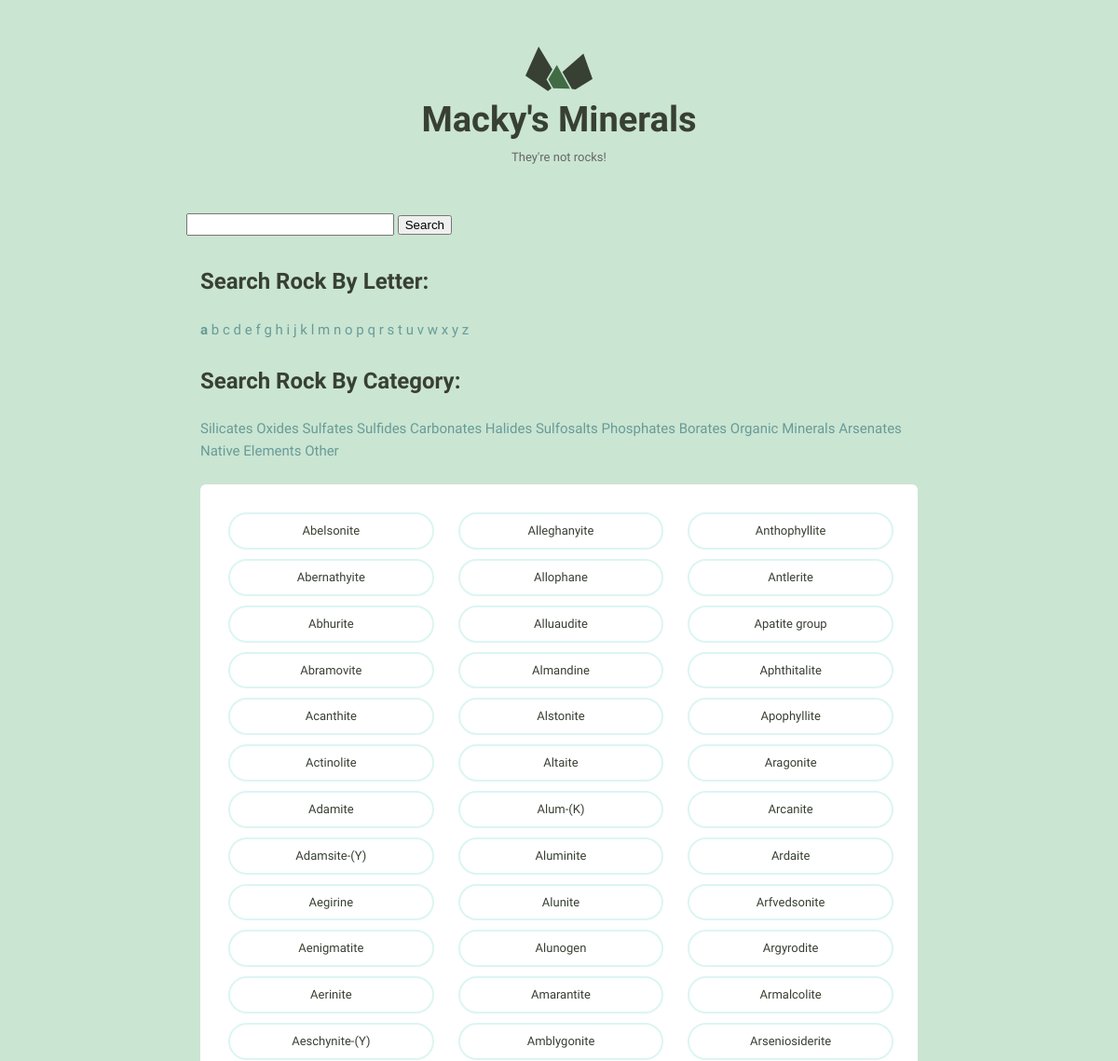
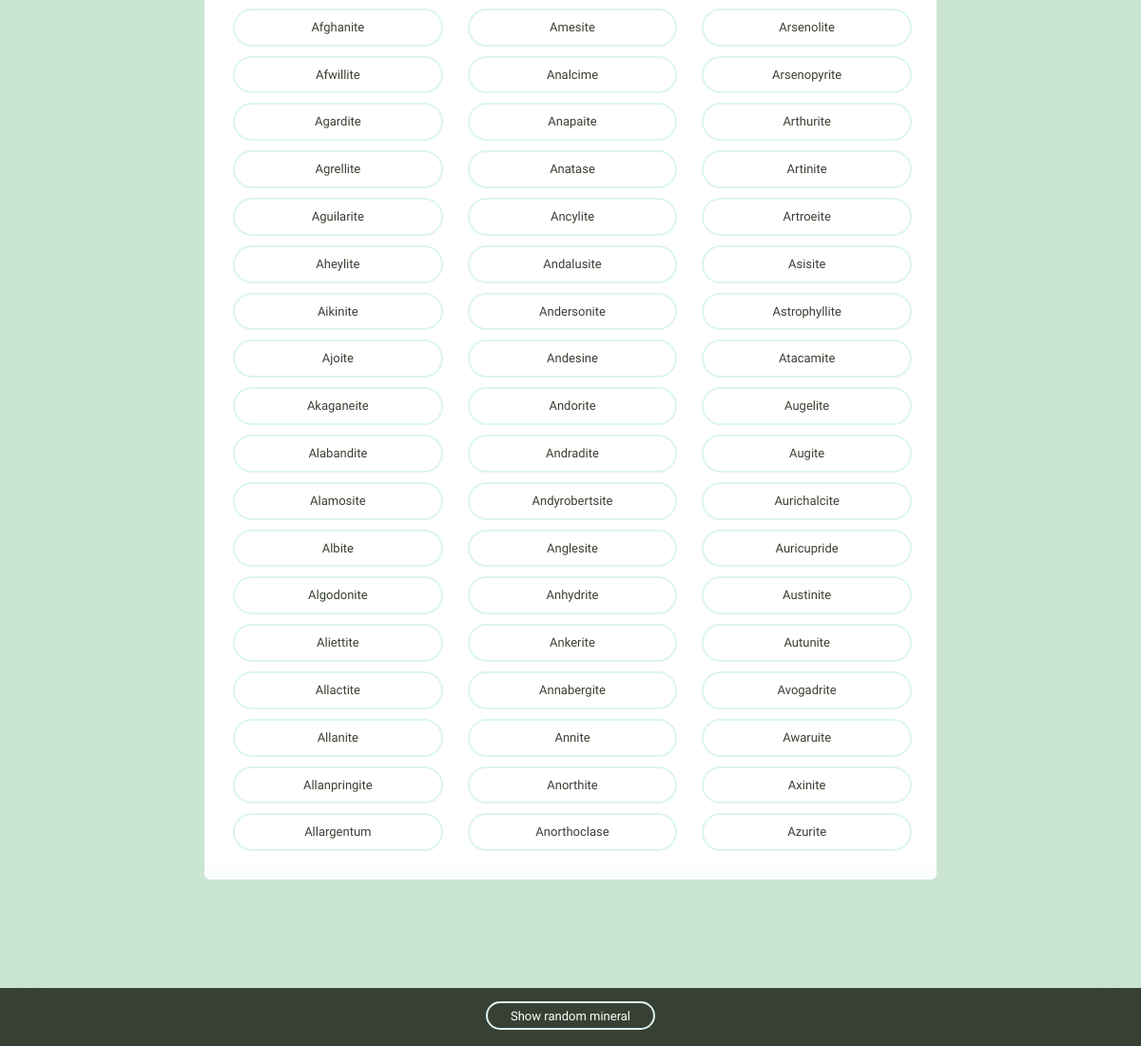
/minerals/a/, run on an earlier commit of the app's database (2 pictures, top to bottom).
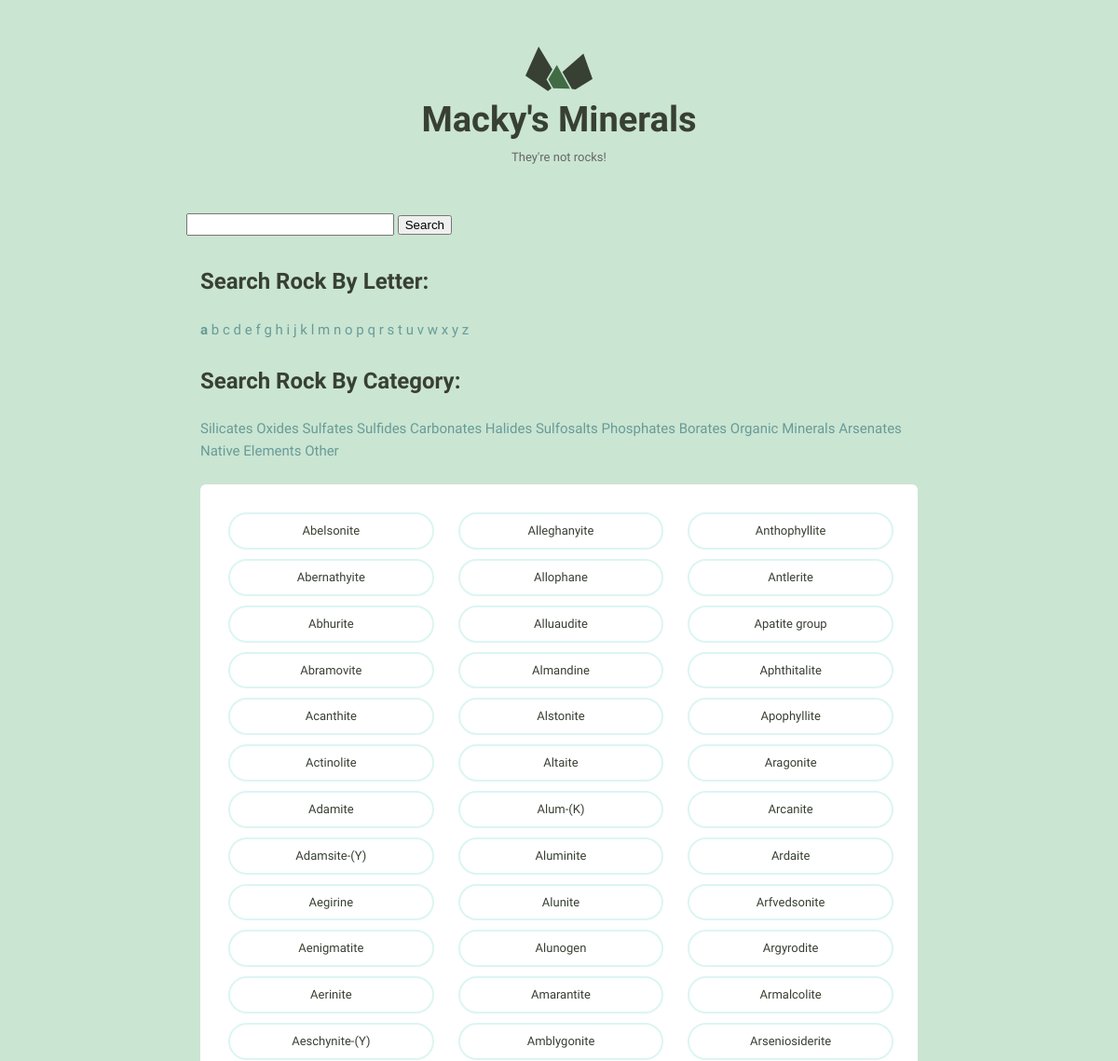
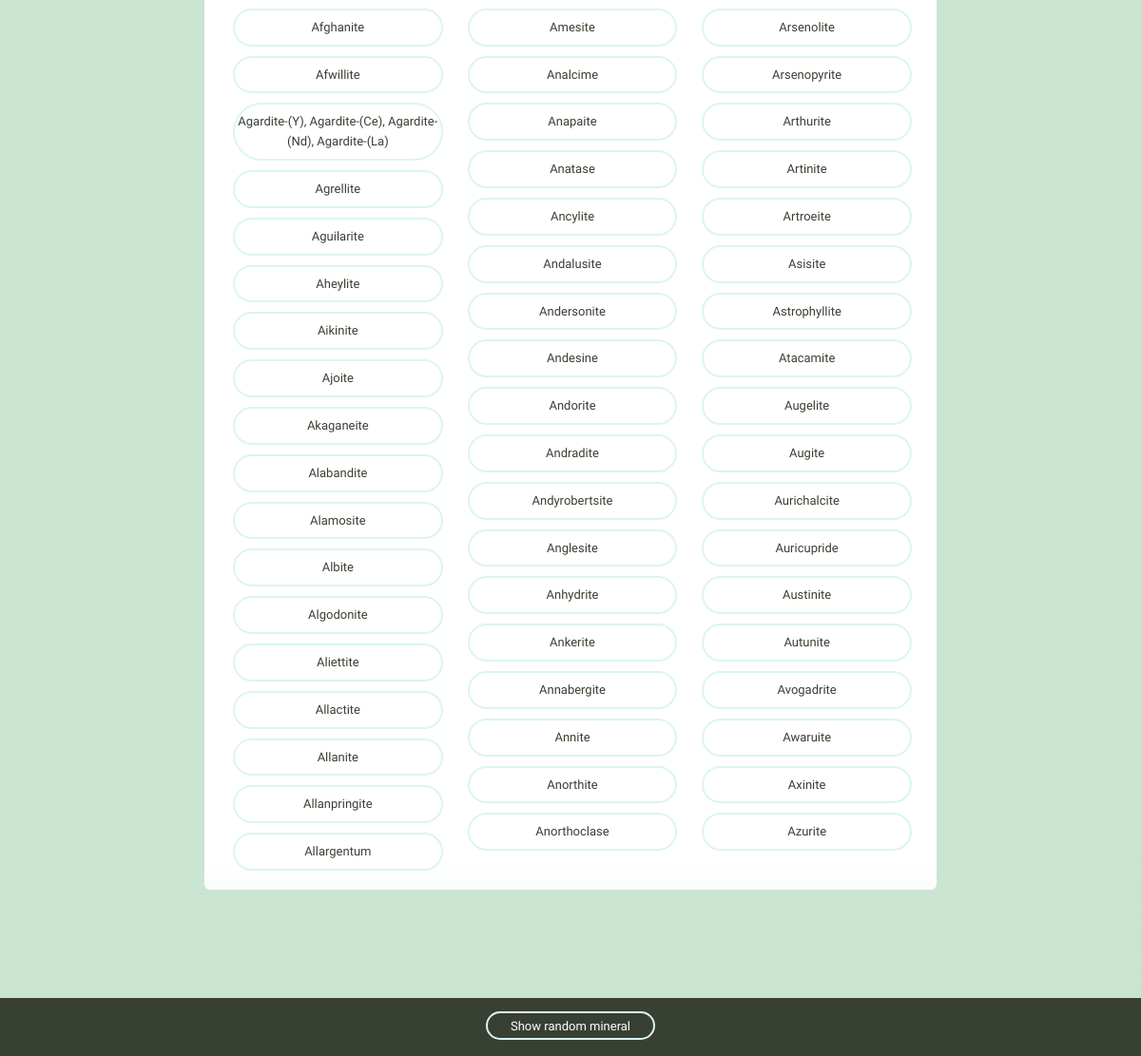
And on a later commit of the database (2 pictures, top to bottom).
### minerals/models.py (models this page shows, shortened)
class Mineral(models.Model):
    name = models.CharField(max_length=100, unique=True)
    image_filename = models.CharField(max_length=255)
    image_caption = models.CharField(max_length=255)
    category = models.CharField(max_length=255)
    formula = models.CharField(max_length=255)
    strunz_classification = models.CharField(max_length=255)
    crystal_system = models.CharField(max_length=255)
    unit_cell = models.CharField(max_length=255)
    color = models.CharField(max_length=255)
    crystal_symmetry = models.CharField(max_length=255)
    cleavage = models.CharField(max_length=255)
    mohs_scale_hardness = models.CharField(max_length=255)
    luster = models.CharField(max_length=255)
    streak = models.CharField(max_length=255)
    diaphaneity = models.CharField(max_length=255)
    optical_properties = models.CharField(max_length=255)
    refractive_index = models.CharField(max_length=755)
    crystal_habit = models.CharField(max_length=255)
    specific_gravity = models.CharField(max_length=255)
    group = models.CharField(max_length=255)
    class Meta:
        ordering = ['name',]

### minerals/views.py (the view)
# urls.py: url(r'^(?P<letter>[a-zA-Z])/$', views.mineral_letter, name='letter'),
def mineral_letter(request, letter):
    minerals = Mineral.objects.filter(name__istartswith=letter.lower())
    return render(request, 'minerals/mineral_list.html', {'minerals': minerals, 'active_letter':letter})

### minerals/templatetags/mineral_extras.py (called while the page is built)
@register.inclusion_tag('minerals/mineral_nav.html')
def nav_minerals_list():
    return {'groups': groups}

### minerals/templates/minerals/mineral_list.html
{% extends "layout.html" %}
{% load static from staticfiles %}
{% block content %}
<div class="grid-100">
    <ul class="minerals__container">
    {% for mineral in minerals %}
        <li class="minerals__item">
          <a class="minerals__anchor" href="{% url 'minerals:detail' pk=mineral.pk %}">{{ mineral.name }} </a>
        </li>
    {% endfor %}
      </ul>
    </div>
{%endblock%}

### templates/layout.html (shortened to what this page needs)
{% load static from staticfiles %}
{% load mineral_extras %}
<html lang="en">
<head>
  <link rel="stylesheet" href="{% static 'css/global.css' %}">
</head>
<body>
  <div class="bounds">
    <div class="grid-100">
      <a href="/">
        <h1 class="logo__name text-centered">Macky's Minerals</h1>
      </a>
      <p class="logo__text text-centered">They're not rocks!</p>
    </div>
    <nav class="top-bar" role="navigation">
       <section class="top-bar-left">
          <form action="{% url 'minerals:search' %}" method="GET">
            <input type="search" name="q">
            <button type="button" class="secondary small button">Search</button>
                </form>
       </section>
    </nav>
    <div class="grid-100">
      <h2>Search Rock By Letter:</h2>
      {% for letter in "abcdefghijklmnopqrstuvwxyz" %}
        {% if letter == active_letter %}
      <strong><a href="{% url 'minerals:letter' letter=letter %}">{{ letter }}</a></strong>
        {% else %}
        <a href="{% url 'minerals:letter' letter=letter %}">{{ letter }}</a>
        {% endif %}
      {% endfor %}
      <br>
      <br>
    </div>
    <div class="grid-100">
      <h2>Search Rock By Category:</h2>
      {% nav_minerals_list %}
      <br>
      <br>
    </div>
    <div>
   {% block content %}{% endblock %}
    </div>
  </div>
  <div class="minerals__random">
    <a class="minerals__anchor" href="">Show random mineral</a>
  </div>
</body>
</html>

### minerals/templates/minerals/mineral_nav.html
{% for group in groups %}
    <a href="{% url 'minerals:groups' group=group%}">{{ group }}</a>
{% endfor %}

### assets/css/global.css (style rules this page uses)
html { font-family: sans-serif; -ms-text-size-adjust: 100%; -webkit-text-size-adjust: 100%; }
body { margin: 0; }
article, aside, details, figcaption, figure, footer, header, hgroup, main, menu, nav, section, summary { display: block; }
a { background-color: transparent; }
h1 { font-size: 2em; margin: 0.67em 0; }
svg:not(:root) { overflow: hidden; }
input { color: inherit; font: inherit; margin: 0; }
input { line-height: normal; }
input[type="search"] { -webkit-appearance: textfield; -moz-box-sizing: content-box; -webkit-box-sizing: content-box; box-sizing: content-box; }
html { font-size: 62.5%; }
body { background-color: #CAE5D2; font-size: 1.5em; line-height: 1.6; font-weight: 400; font-family: "Cousine"; color: #666; }
.bounds { max-width: 800px; margin: 0 auto; padding: 50px 0 150px; overflow: hidden; }
.grid, .grid-5, .grid-10, .grid-15, .grid-20, .grid-25, .grid-30, .grid-33, .grid-35, .grid-40, .grid-45, .grid-50, .grid-55, .grid-60, .grid-65, .grid-66, .grid-70, .grid-75, .grid-80, .grid-90, .grid-95, .grid-100 { float: left; box-sizing: border-box; position: relative; }
.grid-100 { width: 100%; padding: 0 15px; }
h1, h2, h3, h4, h5, h6 { margin-top: 0; margin-bottom: 2rem; font-weight: bold; font-family: "Work Sans", sans-serif; color: #384033; }
h1 { font-size: 3.8rem; }
h2 { font-size: 2.4rem; }
@media (min-width: 550px) { h1 { font-size: 3.8rem; } }
@media (min-width: 550px) { h2 { font-size: 2.4rem; } }
p { margin-top: 0; font-size: 1.6rem; }
a { color: #689b98; text-decoration: none; -webkit-transition: color 0.2s; -moz-transition: color 0.2s; -ms-transition: color 0.2s; -o-transition: color 0.2s; transition: color 0.2s; }
ul { list-style: circle inside; padding-left: 0; margin-top: 0; }
li { margin-bottom: 1rem; font-size: 1.3rem; }
input { margin-bottom: 1.5rem; }
table, p, ul { margin-bottom: 2.5rem; }
.text-centered { text-align: center; }
.logo { display: block; fill: #384033; position: relative; margin: 0 auto; width: 72px; }
.logo__name { margin-bottom: 0; }
.logo__text { margin-bottom: 50px; font-size: 13px; }
.minerals__container { background-color: #fff; border-radius: 6px; list-style: none; padding: 30px 30px 20px 30px; -webkit-column-gap: 30px; -moz-column-gap: 30px; column-gap: 30px; }
@media (min-width: 640px) { .minerals__container { -webkit-column-count: 3; -moz-column-count: 3; column-count: 3; } }
.minerals__anchor { border: solid 2px #DCF5F2; border-radius: 100px; color: #384033; display: block; font-size: 13px; text-align: center; padding: 8px 0 7px 0; width: 100%; transition: background-color 200ms ease-in-out, font-weight 200ms ease-in-out, color 200ms ease-in-out; }
.minerals__random { background-color: #384033; box-shadow: 0 0 100px 50px #CAE5D2; color: #fff; padding: 20px 0 20px 0; position: fixed; bottom: 0; text-align: center; width: 100%; }
.minerals__random .minerals__anchor { display: inline; color: #fff; padding: 6px 24px 5px 24px; }

What changed in the data, as far as the page shows it:
removed Mineral: name "Agardite"
added Mineral: name "Agardite-(Y), Agardite-(Ce), Agardite-(Nd), Agardite-(La)"
